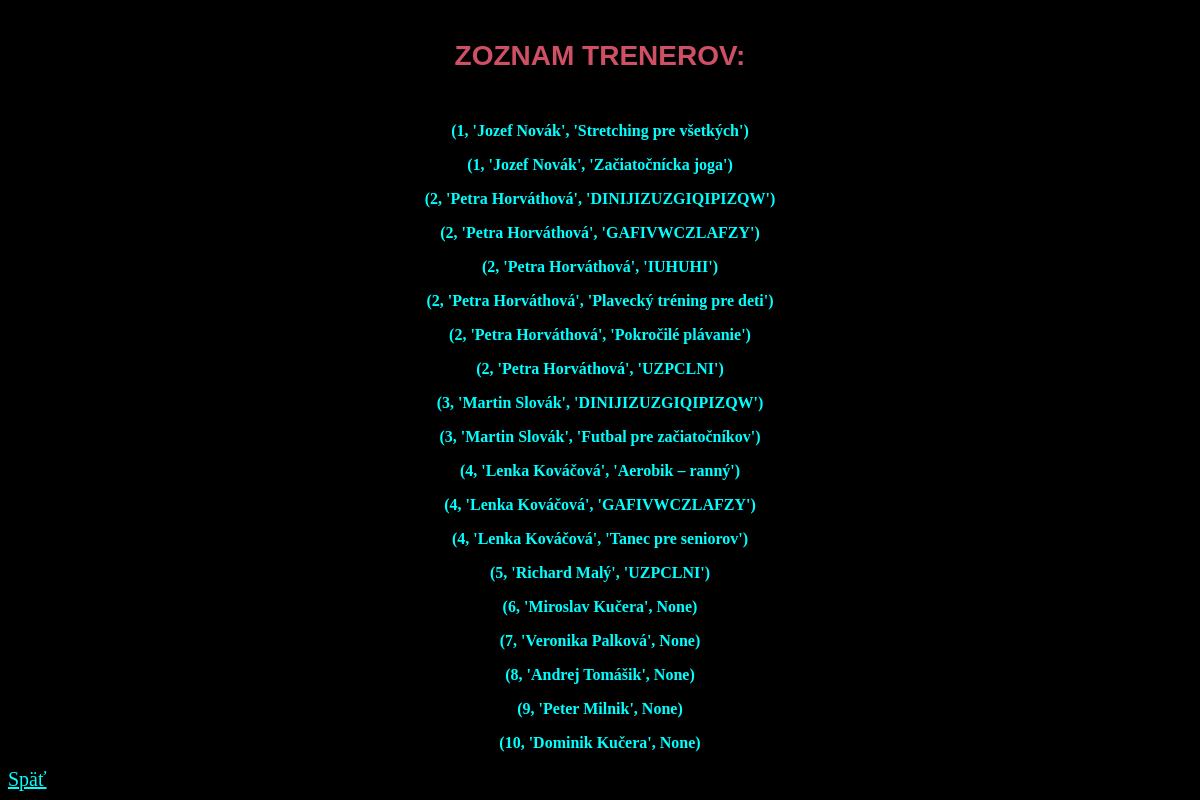
Page /treneri on the earlier database version.
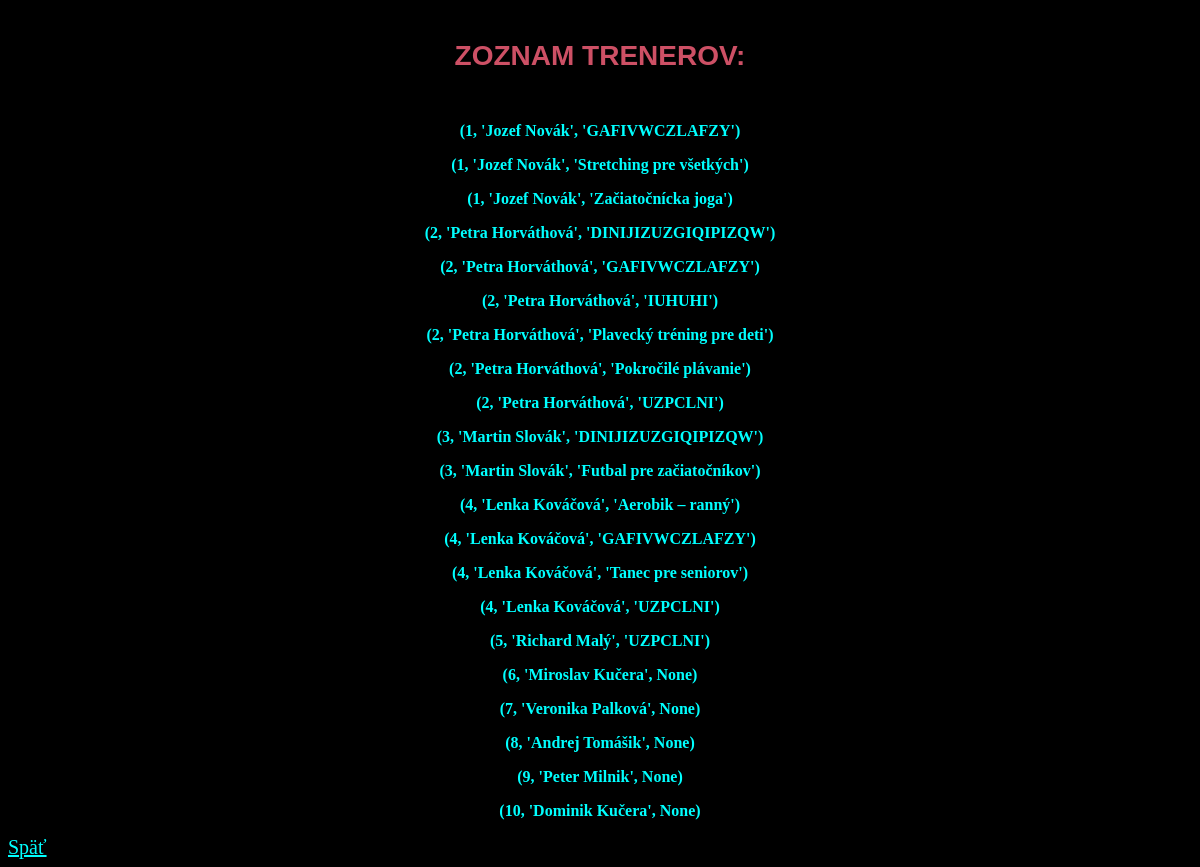
Same page on the later database version.
### tables this page shows
CREATE TABLE Kurzy (
    ID_kurzu INTEGER PRIMARY KEY,
    Nazov_kurzu TEXT NOT NULL,
    Typ_sportu TEXT,
    Max_pocet_ucastnikov INTEGER,
    ID_trenera INTEGER NOT NULL,
    FOREIGN KEY (ID_trenera) REFERENCES Treneri(ID_trenera)
);

CREATE TABLE Treneri (
    ID_trenera INTEGER PRIMARY KEY,
    Meno TEXT NOT NULL,
    Priezvisko TEXT NOT NULL,
    Specializacia TEXT,
    Telefon TEXT
, Heslo TEXT);

### app.py (the view)
@app.route('/treneri')
def zobraz_trenerov():
    conn = pripoj_db()
    cursor = conn.cursor()
    cursor.execute("""
        SELECT T.ID_trenera, T.Meno || ' ' || T.Priezvisko as Trener, Nazov_kurzu
        FROM Treneri T LEFT JOIN Kurzy K ON T.ID_trenera = K.ID_trenera
    """)
    treneri = cursor.fetchall()
    conn.close()
    return render_template("treneri.html",treneri=treneri)

### app.py (called while the page is built)
def pripoj_db():
    conn = sqlite3.connect("kurzy.db")
    return conn

### templates/treneri.html (shortened to what this page needs)
<!DOCTYPE html>
<html>
<head>
    <link rel=" stylesheet" href="{{ url_for('static', filename='main.css') }}">
</head>
<body>
        <h2>Zoznam trenerov:</h2>
    {% for trener in treneri: %}
        <p>{{ trener }}</p>
    {% endfor %}
    <a href="/">Späť</a>
</body>
</html>

### static/main.css (style rules this page uses)
html { background-color: rgb(0, 0, 0); }
h2 { color: rgb(205, 80, 101); font-family: Arial, Helvetica, sans-serif; font-size: 28px; text-align: center; margin-top: 40px; text-transform: uppercase; margin-bottom: 50px; }
p { color: aqua; font-family: 'Times New Roman', Times, sans-serif; font-weight: 600; text-align: center; }
a { color: aqua; font-size: 20px; }

Differences in the rows shown:
added Kurzy: trener "(1, 'Jozef Novák', 'GAFIVWCZLAFZY')"
added Kurzy: trener "(4, 'Lenka Kováčová', 'UZPCLNI')"
